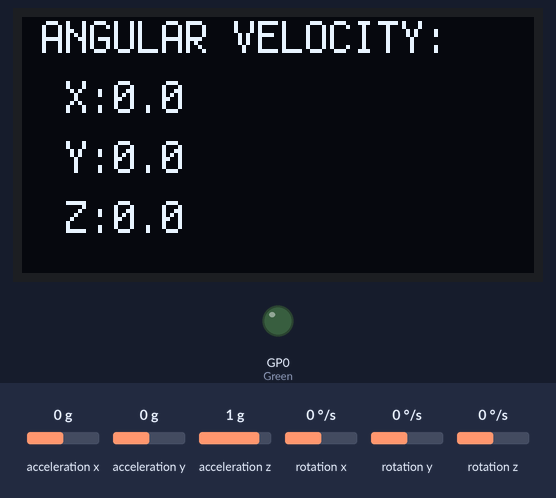
The program below on a simulated Raspberry Pi Pico running CircuitPython. On the bench: 128×64 one-colour display, output pins drawn as LEDs (lit = HIGH). Inputs (shaded band) come from the test bench; at power-on: acceleration x 0 g, rotation x 0 °/s, rotation y 0 °/s, rotation z 0 °/s, acceleration y 0 g, acceleration z 1 g.

Above: at 1.2 s.
1.3 s: acceleration x set to -0.8 g
2.8 s: acceleration x set to -1.1 g
At 3.3 s:
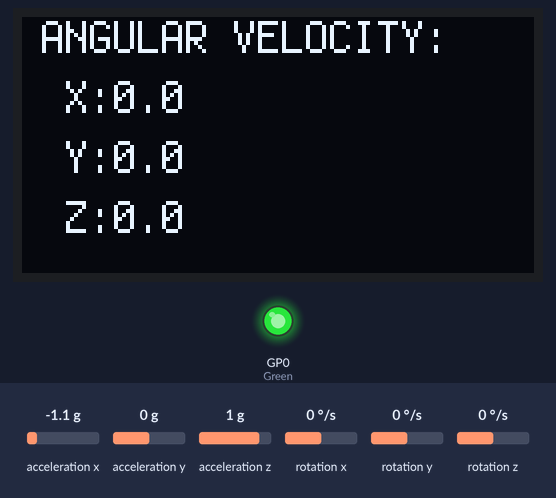
4.3 s: rotation x set to -192 °/s
At 5.3 s:
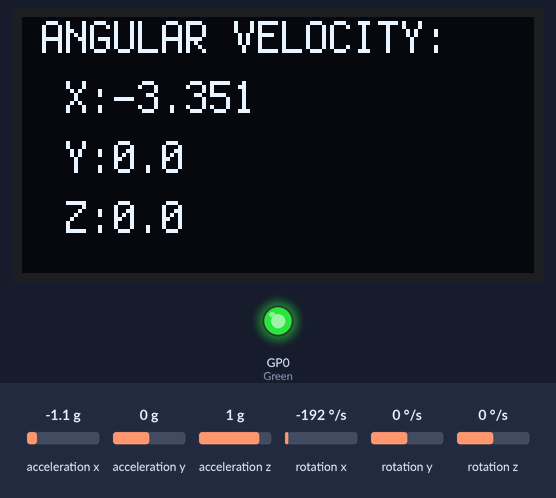
5.8 s: rotation y set to -192 °/s
At 7.0 s:
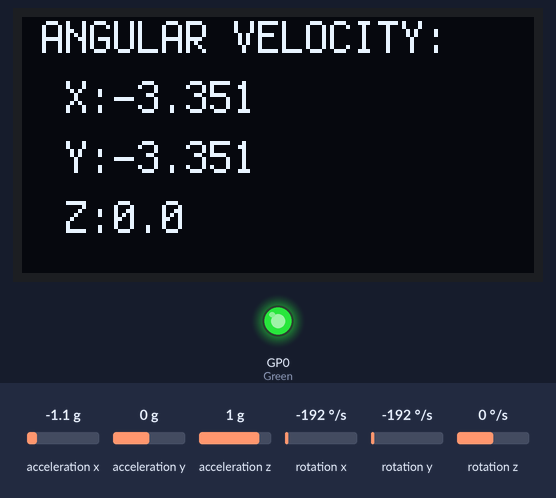
7.4 s: rotation z set to -192 °/s
At 8.7 s:
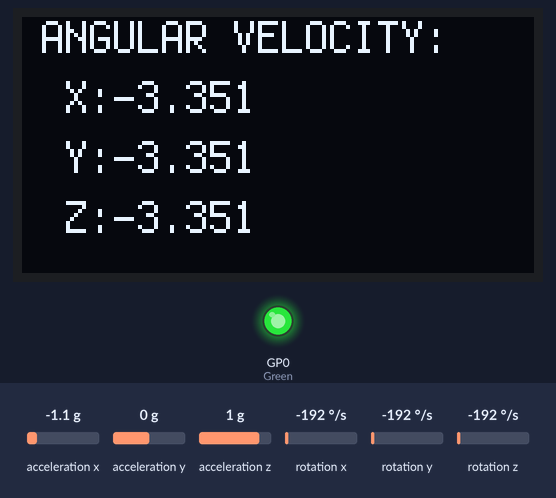
Timing chart, 0 to 9.9 s (numbered marks = the images above; inputs shaded):
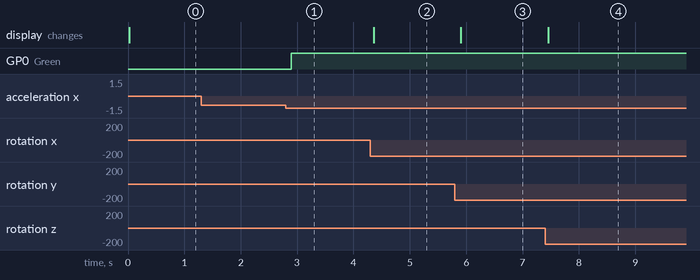

The program:

Crash_Avoidance3.py
```python
#type: ignore
#imports
import time
import board
import digitalio
import pwmio
from digitalio import DigitalInOut,Direction,Pull
import adafruit_mpu6050
import busio
from adafruit_display_text import label
import adafruit_displayio_ssd1306
import terminalio
import displayio

displayio.release_displays() #splits SCL SDA displays

Green = digitalio.DigitalInOut(board.GP0) #initialize green led
Green.direction = digitalio.Direction.OUTPUT

sda_pin = board.GP14 #wiring up accelerometer
scl_pin = board.GP15
i2c = busio.I2C(scl_pin, sda_pin)

display_bus = displayio.I2CDisplay(i2c, device_address=0x3d, reset=board.GP13) #identifies monitor
display = adafruit_displayio_ssd1306.SSD1306(display_bus, width=128, height=64)
mpu = adafruit_mpu6050.MPU6050(i2c, address=0x68)

#printing acceleration values
while True:

    splash = displayio.Group() #displays and defines text
    title = f"ANGULAR VELOCITY: \n X:{str(round(mpu.gyro[0],3))} \n Y:{str(round(mpu.gyro[1],3))} \n Z:{str(round(mpu.gyro[2],3))}"
    text_area = label.Label(terminalio.FONT, text=title,color=0xFFFF00, x=5, y=5 )
    splash.append(text_area)
    display.show(splash)

    #print("X Acceleration: " + (str(mpu.acceleration[0])))
    #print("Y Acceleration: " + (str(mpu.acceleration[1])))
    #print("Z Acceleration: " + (str(mpu.acceleration[2])))
    #print("Rotation: " + (str(mpu.gyro)))
    #print("")
    time.sleep(.1)

    if mpu.acceleration[0] >= 9 or mpu.acceleration[1] >= 9: #if gravity affects tilt
        Green.value = True #led on
    elif mpu.acceleration[0] <= -9 or mpu.acceleration[1] <= -9: #if gravity tilt other way
            Green.value = True
    else: Green.value = False #else led false
```

Measured:
- the behaviour switches between -0.9 and -1 g on acceleration x (found by bisection; images 0 and 1)
- after the input at 1.3 s, every drawn part: stays the same
- after the input at 2.8 s, GP0 (Green): LOW → HIGH after 0.10 s
- after the input at 4.3 s, the display: changes after 0.06 s (image 2)
- after the input at 5.8 s, the display: changes after 0.10 s (image 3)
- after the input at 7.4 s, the display: changes after 0.05 s (image 4)
